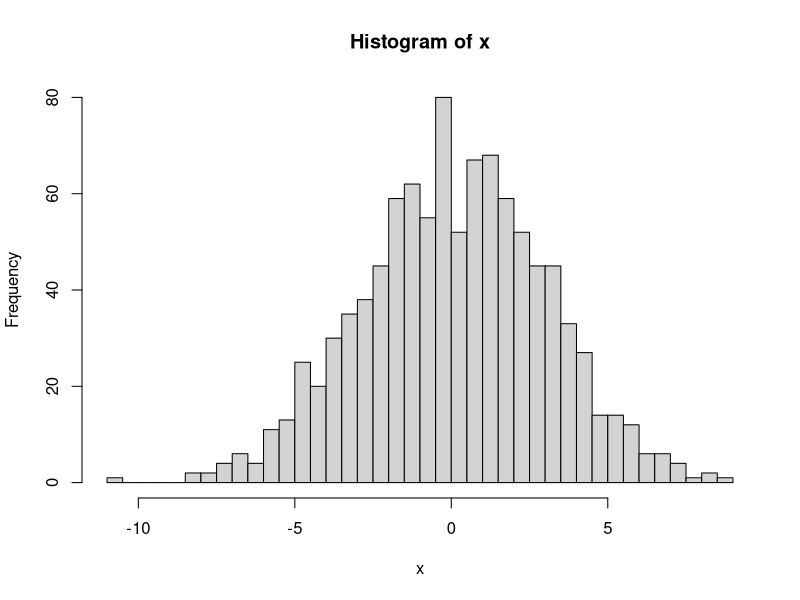
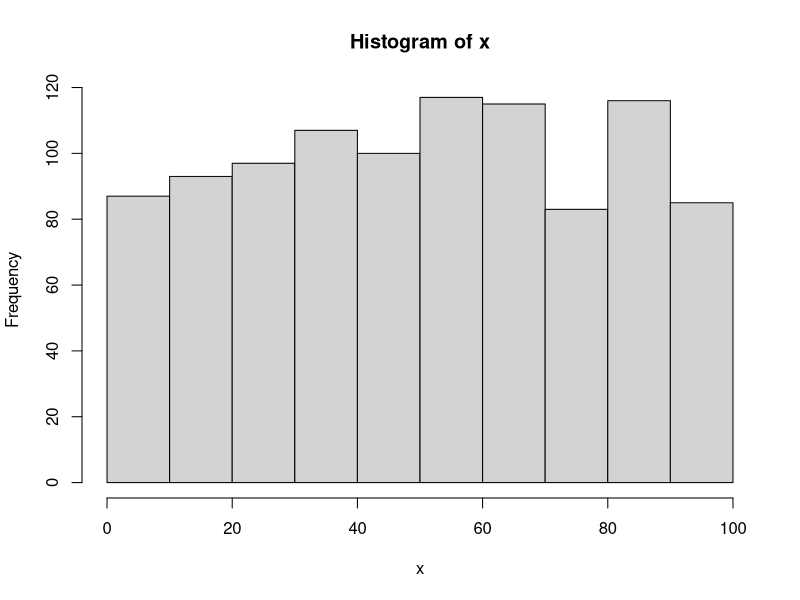
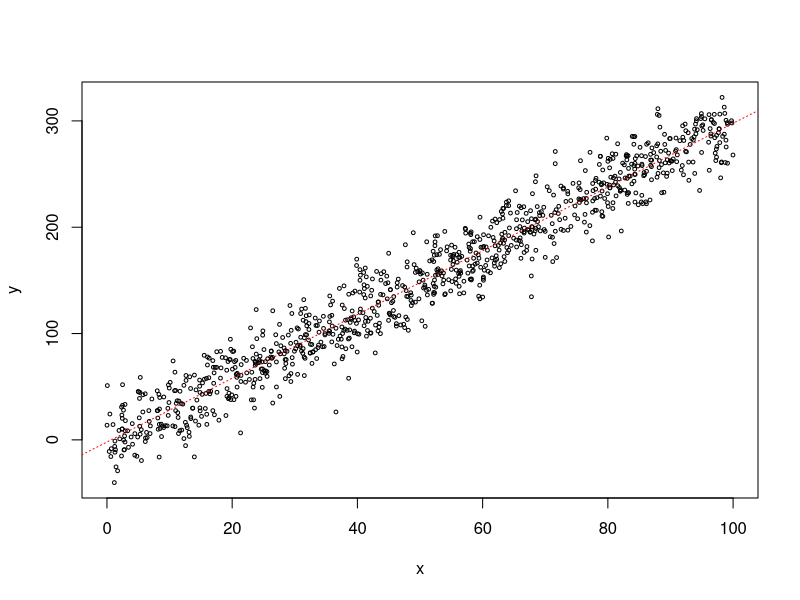

The R source for these figures, in order:
#### create data and plots

x <- rnorm(n=1000, mean=0, sd=3)
hist(x, nclass=30)

#### linear regression y=mx+b+Ei
m <- 3
b <- -2
eps <- rnorm(1000,0,20)

x <- runif(1000,0,100)
y <- m*x+b+eps
hist(x)
plot(x, y, cex=0.5)

#### 
abline(lm(y~x), lty=3, col="red")
